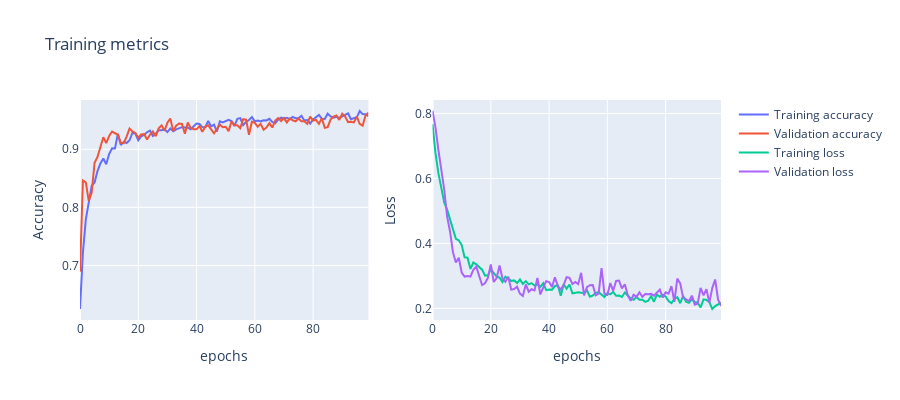

Here is the notebook cell this chart was saved with:
### Markdown cell above
The model was trained for 100 epochs on the full training set with augmented data. Below you can see some training metrics, showing the accuracy and the binary crossentropy loss on the training and validation dataset.

### Code cell
utils.plot_training_history('./models/cnn_history')
